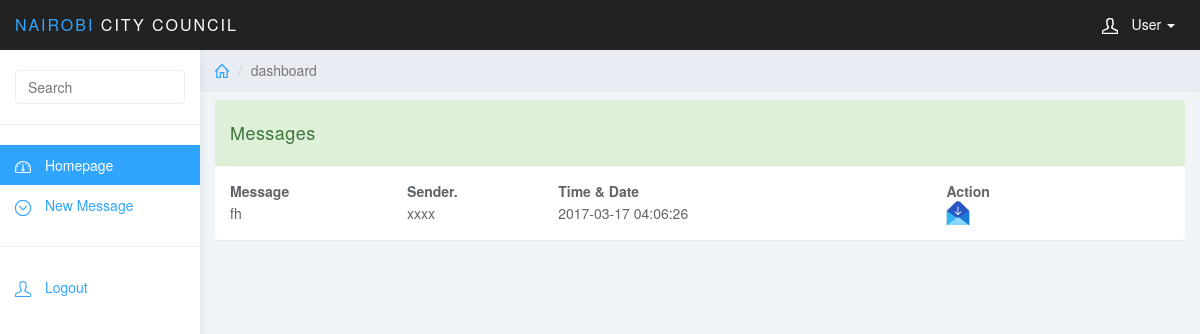
Screenshot of /login/user/message.php (signed in) with the database file from the repository.
### tables this page shows
CREATE TABLE `messages_table` (
  `message_id` int(11) NOT NULL,
  `message_details` varchar(200) NOT NULL,
  `message_recipient` varchar(20) NOT NULL,
  `message_sender` varchar(20) NOT NULL,
  `message_status` varchar(20) NOT NULL,
  `message_time` datetime NOT NULL
);

### login/user/message.php (the view, shortened to what this page needs)
<?php
$username=$_SESSION['login_username'];
?>
<!DOCTYPE html>
<html>
<head>
<link href="../css/bootstrap.min.css" rel="stylesheet">
<link href="../css/datepicker3.css" rel="stylesheet">
<link href="../css/styles.css" rel="stylesheet">
</head>
<body>
	<nav class="navbar navbar-inverse navbar-fixed-top" role="navigation">
		<div class="container-fluid">
			<div class="navbar-header">
				<a class="navbar-brand" href="#"><span>Nairobi </span>City Council</a>
				<ul class="user-menu">
					<li class="dropdown pull-right">
						<a href="#" class="dropdown-toggle" data-toggle="dropdown"><svg class="glyph stroked male-user"><use xlink:href="#stroked-male-user"></use></svg> User <span class="caret"></span></a>
					</li>
				</ul>
			</div>
		</div>
	</nav>
	<div id="sidebar-collapse" class="col-sm-3 col-lg-2 sidebar">
		<form role="search">
			<div class="form-group">
				<input type="text" class="form-control" placeholder="Search">
			</div>
		</form>
		<ul class="nav menu">
			<li class="active"><a href="index.php"><svg class="glyph stroked dashboard-dial"><use xlink:href="#stroked-dashboard-dial"></use></svg> Homepage</a></li>
			<li class="parent">
				<a href="nemsg.php">
					<span data-toggle="collapse" href="#sub-item-2"><svg class="glyph stroked chevron-down"><use xlink:href="#stroked-chevron-down"></use></svg></span> New Message
				</a>
			</li>
			<li role="presentation" class="divider"></li>
			<li><a href="../logout.php"><svg class="glyph stroked male-user"><use xlink:href="#stroked-male-user"></use></svg> Logout</a></li>
		</ul>
	</div>
	<div class="col-sm-9 col-sm-offset-3 col-lg-10 col-lg-offset-2 main">
		<div class="row">
			<ol class="breadcrumb">
				<li><a href="#"><svg class="glyph stroked home"><use xlink:href="#stroked-home"></use></svg></a></li>
				<li class="active">dashboard</li>
			</ol>
		</div>
        <div class="row">
			<div class="col-lg-12">
			</div>
		</div>
        <div class="col-md-13">
				<div class="panel panel-success">
					<div class="panel-heading">
						Messages
					</div>
					<div class="panel-body">
						<?php
			include("..connection/connector.php");
			$query="SELECT * FROM  messages_table WHERE message_recipient ='$username' and message_status='UNREAD'";
			$resource=mysql_query($query,$conn);
			echo "
		<table align=\"\" border=\"0\" width=\"90%\">
		<tr>
		<td><b>Message</b></td> <td><b>Sender.</b></td></td><td><b>Time & Date</b></td><td><b>Action</b></td></tr> ";
			while($result=mysql_fetch_array($resource))
			{
				echo "<tr><td>".$result[1]."</td><td>".$result[3]."</td><td>".$result[5]."</td><td>
	<a href=\"reader.php?mesid=".$result[0]."\"><img border=\"0\" src=\"../images/read.png\"/></a>
	</td></tr>";
			} echo "</table>";
			?>
					</div>
				</div>
			</div>
	</div>
</body>
</html>

### login/css/styles.css (style rules this page uses)
body { background: #f1f4f7; padding-top: 50px; color: #5f6468; }
a, a:hover, a:focus { color: #30a5ff; }
.form-control { border: 1px solid #eee; box-shadow: none; }
.navbar-header .navbar-brand { color: #fff; font-size: 16px; text-transform: uppercase; font-weight: 500; letter-spacing: 2px; }
.navbar-header .navbar-brand span { color: #30a5ff; }
.panel { border: 0; }
.panel-heading { font-size: 18px; font-weight: 300; letter-spacing: 0.025em; height: 66px; line-height: 45px; }
.navbar { border: 0; }
.user-menu { display: inline-block; margin-top: 14px; margin-right: 10px; float: right; list-style: none; padding: 0; }
.user-menu a { color: #fff; }
.sidebar { display: block; background-color: #fff; padding: 0; display: none; }
.sidebar form { padding: 20px 15px 5px 15px; border-bottom: 1px solid #eee; margin-bottom: 20px; }
@media (min-width: 768px) { .sidebar { display: block; position: fixed; top: 50px; bottom: 0; left: 0; z-index: 1000; display: block; margin: 0; padding: 0; overflow-x: hidden; overflow-y: auto; background-color: #fff; box-shadow: 1px 0px 10px rgba(0, 0, 0, .05); } }
@media (min-width: 768px) { .navbar-header { width: 100%; } }
.sidebar ul.nav .active a, .sidebar ul.nav li.parent a.active, .sidebar ul.nav .active > a:hover, .sidebar ul.nav li.parent a.active:hover, .sidebar ul.nav .active > a:focus, .sidebar ul.nav li.parent a.active:focus { color: #fff; background-color: #30a5ff; }
.sidebar ul.nav li.divider { border-bottom: 1px solid #eee; margin: 20px 0; }
.breadcrumb { border-radius: 0; padding: 10px 15px; background: #e9ecf2; box-shadow: 0 1px 1px rgba(0, 0, 0, .05); margin: 0 ; }
.sidebar .glyph, .user-menu .glyph { height: 16px; width: 16px; margin: 0 10px 0 0; stroke-width: 3px; }
.user-menu .glyph { stroke-width: 4px; }
.breadcrumb .glyph { height: 14px; width: 14px; margin: -2px 0 0 0; stroke-width: 4px; }

### rows the page displays
messages_table: message_details "fh", message_sender "xxxx", message_time "2017-03-17 04:06:26"
